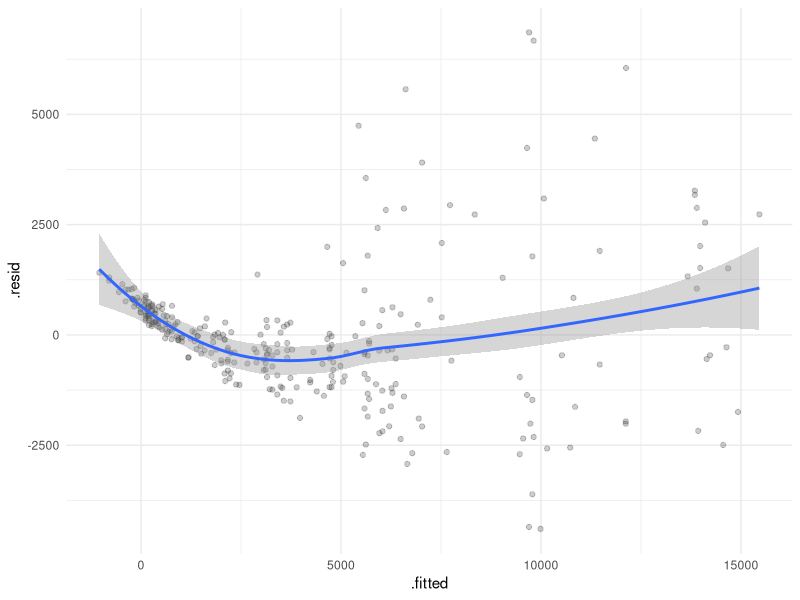
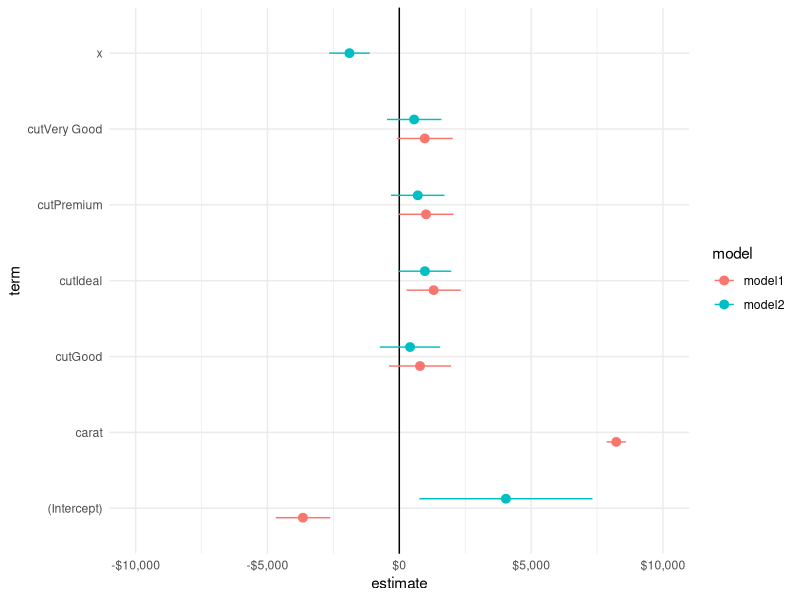
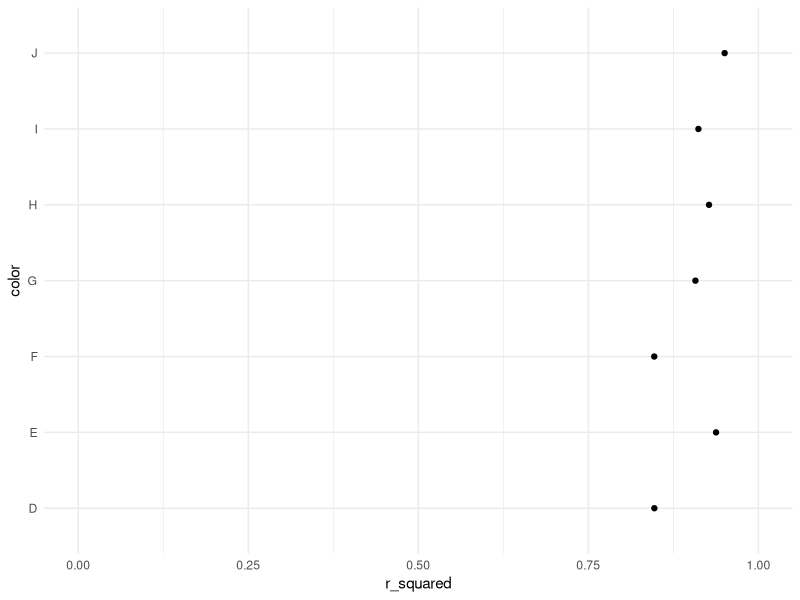
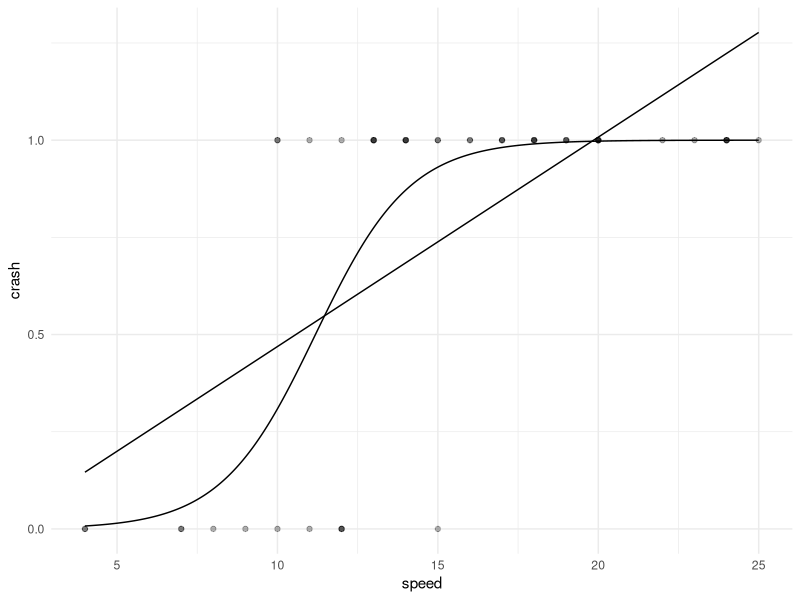

Write the R code that produced these figures, in order.
## ---- chunk 1
library(tidyverse)
library(broom)
library(modelr)
library(here)

theme_set(theme_minimal())

## ---- chunk 2
# sample 300 observations and set ordinal factors to nominal
set.seed(20200622)

diamonds <- diamonds %>%
  slice_sample(n = 300) %>%
  mutate(across(where(is.factor), .fns = as.character))

# estimate a multiple linear regression model
diamonds_model1 <- lm(formula = price ~ carat + cut, data = diamonds)

# visualize
augment(diamonds_model1) %>%
  ggplot(aes(x = .fitted, y = .resid)) +
  geom_point(alpha = 0.2) +
  geom_smooth()

## ---- chunk 3
# fit and tidy model 1
diamonds_model1 <- lm(formula = price ~ carat + cut, data = diamonds)

diamonds_model1_coefs <- tidy(
  diamonds_model1, 
  conf.int = TRUE,
  conf.level = 0.95
) 

# fit and tidy model 2
diamonds_model2 <- lm(formula = price ~ carat + cut + x, data = diamonds)

diamonds_model2_coefs <- tidy(
  diamonds_model2, 
  conf.int = TRUE,
  conf.level = 0.95
)

# combine the model results
models_coefs <- bind_rows(
  `model1` = diamonds_model1_coefs,
  `model2` = diamonds_model2_coefs,
  .id = "model"
)

# visualize
models_coefs %>%
  ggplot(aes(x = estimate, 
             y = term,
             xmin = conf.low,
             xmax = conf.high,
             color = model)) +
  geom_vline(xintercept = 0) +
  geom_pointrange(position = position_dodge(width = 0.5)) +
  scale_x_continuous(limits = c(-10000, 10000),
                     labels = scales::dollar)

## ---- chunk 4
# estimate a linear model for each country
many_models <- diamonds %>%
  group_by(color) %>%
  nest(data = c(carat, cut, clarity, depth, table, price, x, y, z)) %>%
  mutate(
    model = map(
      .x = data, 
      .f = ~glance(lm(formula = price ~ carat + cut, data = .x))
    )
  ) %>%
  ungroup()
    
# extract r^2 from each model
many_models_results <- many_models %>%
  mutate(r_squared = map_dbl(model, "r.squared"))

# plot
many_models_results %>%
  ggplot(aes(r_squared, color)) +
  geom_point() +
  scale_x_continuous(limits = c(0, 1))

## ---- chunk 5
# create a binary outcome variable
cars <- cars %>%
  mutate(crash = as.numeric(dist > 25))

# fit a linear probability model
cars_lm <- lm(crash ~ speed, data = cars)

# fit a logistic regression model
cars_glm <- glm(factor(crash) ~ speed, data = cars, family = "binomial")

# add conditional probability lines for both models
models <- data_grid(cars, speed = seq_range(speed, 1000)) %>%
  add_predictions(cars_lm, var = "lm") %>%
  add_predictions(cars_glm, type = "response", var = "glm")

# visualize
ggplot() +
  geom_point(
    data = cars,
    mapping = aes(speed, crash),
    alpha = 0.3
  ) +
  geom_line(
    data = models,
    mapping = aes(speed, glm)
  ) +
  geom_line(
    data = models,
    mapping = aes(speed, lm)
  )

